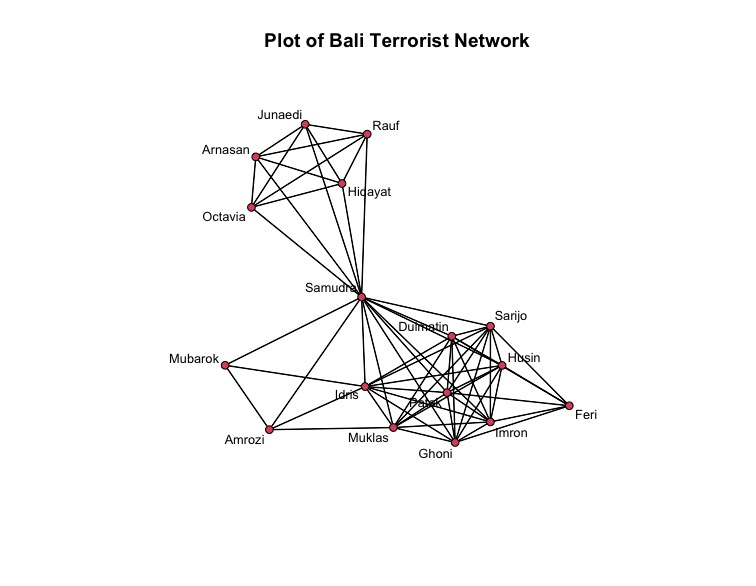

Write the R code that produced this figure.
library(devtools)
install_github("DougLuke/UserNetR")
library(UserNetR)
library(statnet)
data(Bali)
# get data for Bali
plot(Bali, displaylabels = TRUE, label.cex = 0.8, pad = 0.4, main = "Plot of Bali Terrorist Network")
# plot a graph with labels
